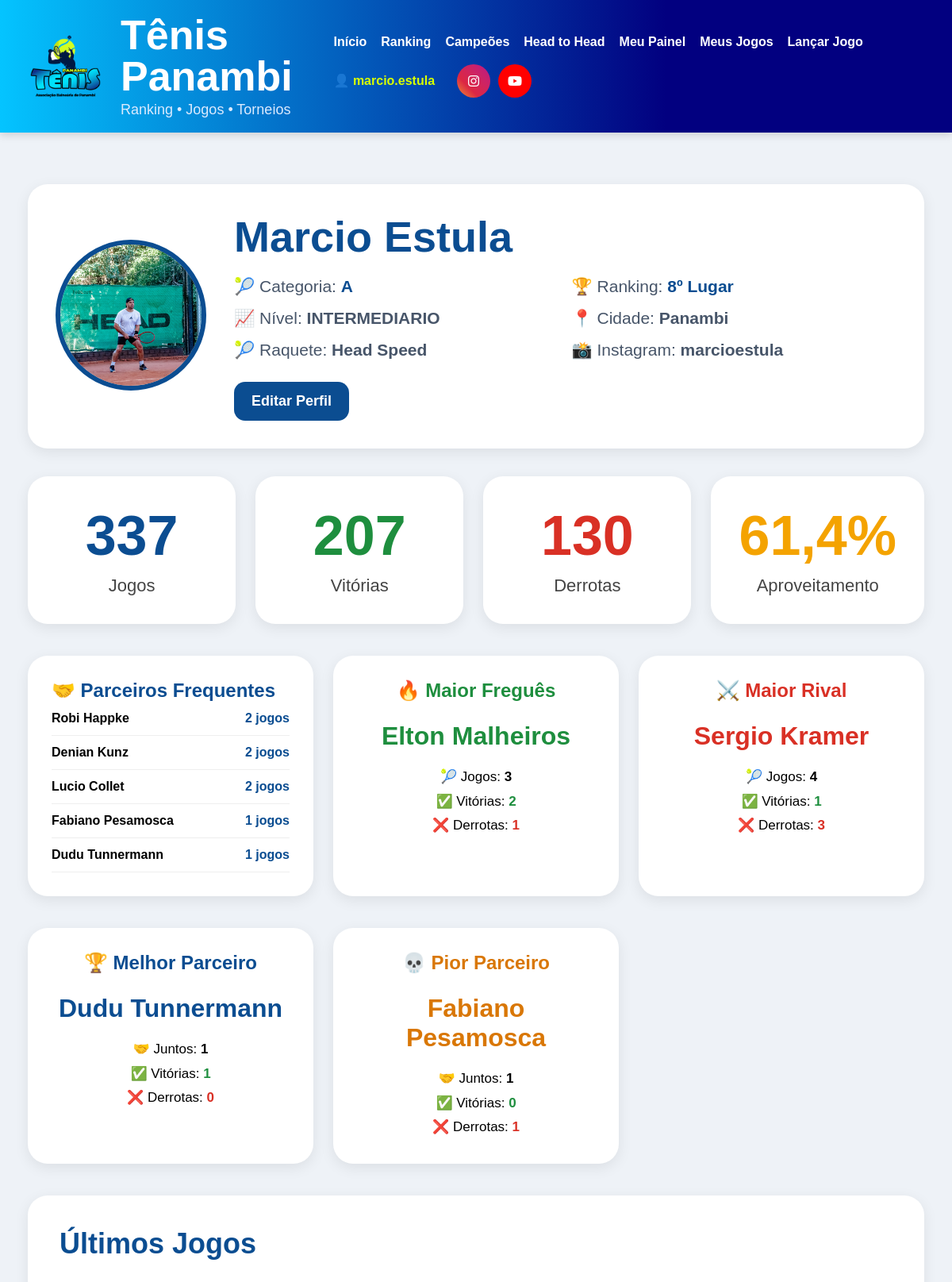
The app's page /meu-painel/ (signed in, upper part), older data.
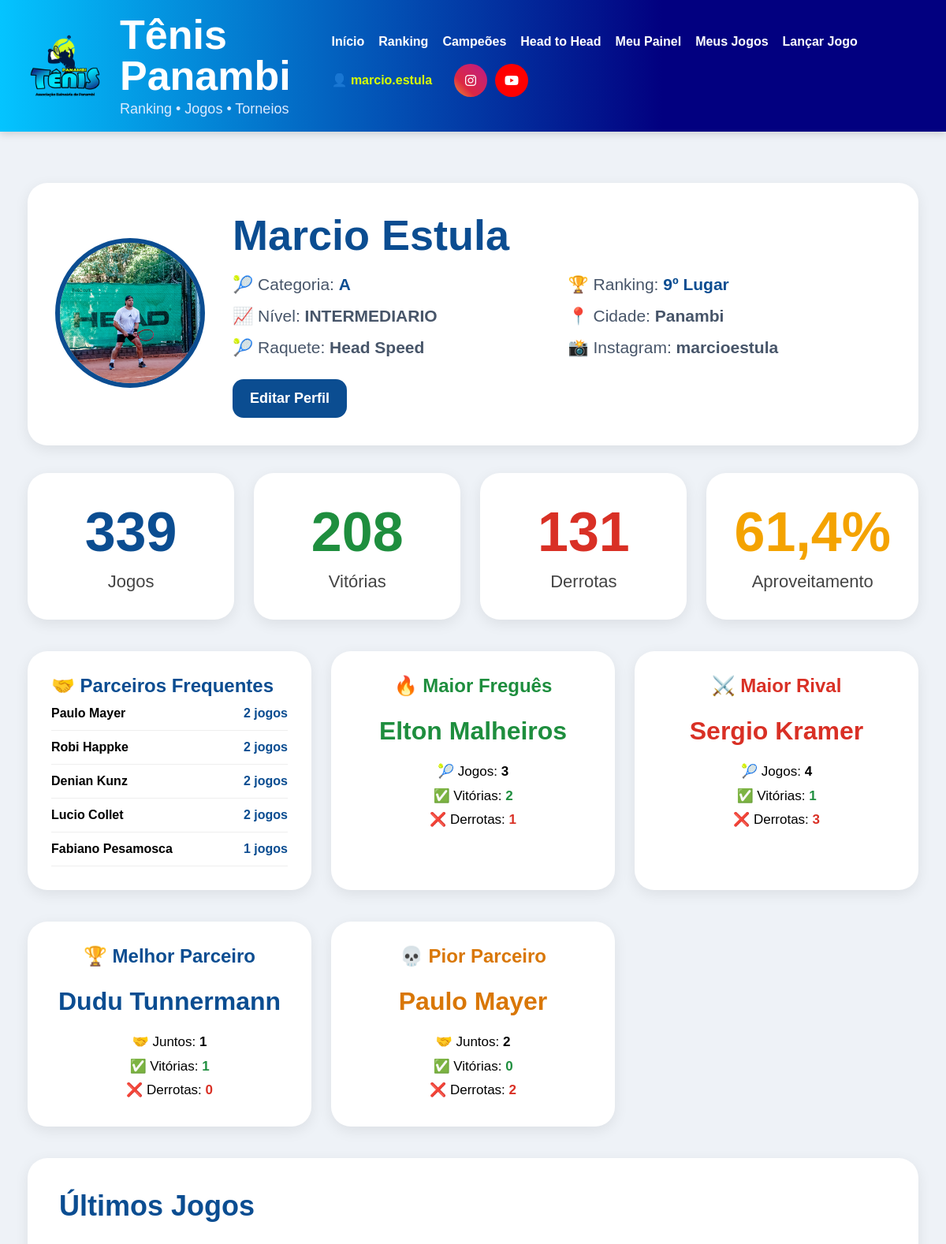
The same page, newer data.
### core/models.py (models this page shows, shortened)
class RankingJogador(models.Model):
    torneio = models.ForeignKey(
        Torneio,
        on_delete=models.CASCADE
    )
    categoria = models.ForeignKey(
        CategoriaTorneio,
        on_delete=models.CASCADE
    )
    jogador = models.ForeignKey(
        Jogador,
        on_delete=models.CASCADE
    )
    posicao = models.IntegerField(default=0)
    posicao_anterior = models.IntegerField(default=0)
    pontos = models.IntegerField(default=0)
    pontos = models.IntegerField(default=0)
    vitorias = models.IntegerField(default=0)
    derrotas = models.IntegerField(default=0)
    games_feitos = models.IntegerField(default=0)
    games_sofridos = models.IntegerField(default=0)
    aproveitamento = models.FloatField(default=0)
    posicao = models.IntegerField(default=0)
    status_ranking = models.CharField(
        max_length=30,
        blank=True,
        null=True
    )

class Jogador(models.Model):
    CATEGORIAS = [
        ('A', 'Categoria A'),
        ('B', 'Categoria B'),
        ('C', 'Categoria C'),
    ]
    NIVEIS = [
        ('INICIANTE', 'Iniciante'),
        ('INTERMEDIARIO', 'Intermediário'),
        ('AVANCADO', 'Avançado'),
    ]
    MAOS = [
        ('DIREITA', 'Direita'),
        ('ESQUERDA', 'Esquerda'),
    ]
    usuario = models.OneToOneField(
        User,
        on_delete=models.SET_NULL,
        null=True,
        blank=True
    )
    nome = models.CharField(max_length=150)
    email = models.EmailField(
        blank=True,
        null=True
    )
    telefone = models.CharField(
        max_length=30,
        blank=True,
        null=True
    )
    cidade = models.CharField(
        max_length=100,
        blank=True,
        null=True
    )
    categoria = models.CharField(
    max_length=1,
    choices=CATEGORIAS,
    blank=True,
    null=True
)
    nivel = models.CharField(
        max_length=20,
        choices=NIVEIS,
        default='INICIANTE'
    )
    mao_dominante = models.CharField(
        max_length=20,
        choices=MAOS,
        default='DIREITA'
    )
    raquete = models.CharField(
        max_length=100,
        blank=True,
        null=True
    )
    instagram = models.CharField(
        max_length=100,
        blank=True,
        null=True
    )
    foto = models.ImageField(
        upload_to='jogadores/',
        blank=True,
        null=True
    )
    jogos_historicos = models.IntegerField(default=0)
    vitorias_historicas = models.IntegerField(default=0)
    derrotas_historicas = models.IntegerField(default=0)
    titulos_cd = models.IntegerField(default=0)
    vice_cd = models.IntegerField(default=0)
    semifinal_cd = models.IntegerField(default=0)
    ativo = models.BooleanField(default=False)
    criado_em = models.DateTimeField(auto_now_add=True)
    class Meta:
        ordering = ['categoria', 'nome']

### core/views.py (the view)
@login_required
def meu_painel(request):
    jogador = Jogador.objects.filter(
        usuario=request.user
    ).first()
    if not jogador:
        return redirect('/meu-perfil/')
    participacoes_confirmadas = ParticipanteJogo.objects.filter(
        jogador=jogador,
        jogo__status='CONFIRMADO'
    ).select_related(
        'jogo'
    ).prefetch_related(
        'jogo__participantes',
        'jogo__participantes__jogador'
    )
    jogos_sistema = participacoes_confirmadas.count()
    vitorias_sistema = participacoes_confirmadas.filter(vencedor=True).count()
    derrotas_sistema = participacoes_confirmadas.filter(vencedor=False).count()
    total_jogos = jogador.jogos_historicos + jogos_sistema
    total_vitorias = jogador.vitorias_historicas + vitorias_sistema
    total_derrotas = jogador.derrotas_historicas + derrotas_sistema
    aproveitamento = 0
    if total_jogos > 0:
        aproveitamento = round(
            (total_vitorias / total_jogos) * 100,
            1
        )
    ranking = RankingJogador.objects.filter(
        jogador=jogador
    ).order_by(
        'posicao'
    ).first()
    jogos = ParticipanteJogo.objects.filter(
        jogador=jogador
    ).select_related(
        'jogo'
    ).prefetch_related(
        'jogo__participantes',
        'jogo__participantes__jogador'
    ).order_by(
        '-jogo__data_jogo',
        '-jogo__id'
    )[:10]
    parceiros = {}
    adversarios = {}
    def criar_registro():
        return {
            'jogos': 0,
            'vitorias': 0,
            'derrotas': 0,
        }
    for p in participacoes_confirmadas:
        participantes = p.jogo.participantes.all()
        for outro in participantes:
            if outro.jogador == jogador:
                continue
            nome = outro.jogador.nome
            if outro.lado == p.lado:
                if nome not in parceiros:
                    parceiros[nome] = criar_registro()
                parceiros[nome]['jogos'] += 1
                if p.vencedor:
                    parceiros[nome]['vitorias'] += 1
                else:
                    parceiros[nome]['derrotas'] += 1
            else:
                if nome not in adversarios:
                    adversarios[nome] = criar_registro()
                adversarios[nome]['jogos'] += 1
                if p.vencedor:
                    adversarios[nome]['vitorias'] += 1
                else:
                    adversarios[nome]['derrotas'] += 1
    parceiros_ordenados = sorted(
        parceiros.items(),
        key=lambda x: x[1]['jogos'],
        reverse=True
    )[:5]
    maior_fregues_detalhe = None
    maior_rival_detalhe = None
    melhor_parceiro_detalhe = None
    pior_parceiro_detalhe = None
    if adversarios:
        nome_fregues, dados_fregues = max(
            adversarios.items(),
            key=lambda x: x[1]['vitorias']
        )
        maior_fregues_detalhe = {
            'nome': nome_fregues,
            'jogos': dados_fregues['jogos'],
            'vitorias': dados_fregues['vitorias'],
            'derrotas': dados_fregues['derrotas'],
        }
        nome_rival, dados_rival = max(
            adversarios.items(),
            key=lambda x: x[1]['derrotas']
        )
        maior_rival_detalhe = {
            'nome': nome_rival,
            'jogos': dados_rival['jogos'],
            'vitorias': dados_rival['vitorias'],
            'derrotas': dados_rival['derrotas'],
        }
    if parceiros:
        nome_melhor, dados_melhor = max(
            parceiros.items(),
            key=lambda x: x[1]['vitorias']
        )
        melhor_parceiro_detalhe = {
            'nome': nome_melhor,
            'jogos': dados_melhor['jogos'],
            'vitorias': dados_melhor['vitorias'],
            'derrotas': dados_melhor['derrotas'],
        }
        nome_pior, dados_pior = max(
            parceiros.items(),
            key=lambda x: x[1]['derrotas']
        )
        pior_parceiro_detalhe = {
            'nome': nome_pior,
            'jogos': dados_pior['jogos'],
            'vitorias': dados_pior['vitorias'],
            'derrotas': dados_pior['derrotas'],
        }
    return render(
        request,
        'jogador/painel.html',
        {
            'jogador': jogador,
            'ranking': ranking,
            'jogos': jogos,
            'total_jogos': total_jogos,
            'total_vitorias': total_vitorias,
            'total_derrotas': total_derrotas,
            'aproveitamento': aproveitamento,
            'parceiros_ordenados': parceiros_ordenados,
            'maior_fregues_detalhe': maior_fregues_detalhe,
            'maior_rival_detalhe': maior_rival_detalhe,
            'melhor_parceiro_detalhe': melhor_parceiro_detalhe,
            'pior_parceiro_detalhe': pior_parceiro_detalhe,
            'maior_fregues': maior_fregues_detalhe['nome'] if maior_fregues_detalhe else None,
            'maior_rival': maior_rival_detalhe['nome'] if maior_rival_detalhe else None,
        }
    )

### core/models.py (called while the page is built)
    def descricao_confronto(self):
        lado_a = []
        lado_b = []
        for p in self.participantes.all():
            if p.lado == 'A':
                lado_a.append(p.jogador.nome)
            if p.lado == 'B':
                lado_b.append(p.jogador.nome)
        nome_a = ' / '.join(lado_a)
        nome_b = ' / '.join(lado_b)
        return f'{nome_a} x {nome_b}'

    def placar_resumido(self):
        placares = []
        for s in self.sets.all().order_by('numero_set'):
            placar = f'{s.games_lado_a}x{s.games_lado_b}'
            if s.teve_tiebreak:
                placar += f' ({s.tiebreak_lado_a}x{s.tiebreak_lado_b})'
            placares.append(placar)
        return ' / '.join(placares)

### core/templates/jogador/painel.html (shortened to what the changed rows need)
{% extends 'base/base.html' %}
{% block content %}
<div class="painel">
    <div class="perfil-card">
        <div style="flex:1;">
            <h1 class="nome-jogador">
                {{ jogador.nome }}
            </h1>
            <div class="info-grid">
                <div>
                    🏆 Ranking:
                    <strong style="color:#0b4d91;">
                        {% if ranking %}
                            {{ ranking.posicao }}º Lugar
                        {% else %}
                            Sem ranking
                        {% endif %}
                    </strong>
                </div>
            </div>
        </div>
    </div>
    <div class="stats-grid">
        <div class="stat-card">
            <div class="stat-num" style="color:#0b4d91;">{{ total_jogos }}</div>
            <div class="stat-label">Jogos</div>
        </div>
        <div class="stat-card">
            <div class="stat-num" style="color:#1e8e3e;">{{ total_vitorias }}</div>
            <div class="stat-label">Vitórias</div>
        </div>
        <div class="stat-card">
            <div class="stat-num" style="color:#d93025;">{{ total_derrotas }}</div>
            <div class="stat-label">Derrotas</div>
        </div>
    </div>
    <div class="info-grid-3">
    <div class="info-card">
        <h2 style="color:#0b4d91;">
            🤝 Parceiros Frequentes
        </h2>
        {% for parceiro, dados in parceiros_ordenados %}
            <div class="lista-linha">
                <strong>{{ parceiro }}</strong>
                <span style="color:#0b4d91;font-weight:bold;">
                    {{ dados.jogos }} jogos
                </span>
            </div>
        {% empty %}
            <p>Nenhum parceiro encontrado.</p>
        {% endfor %}
    </div>
    <div class="info-card" style="text-align:center;">
        <h2 style="color:#1e8e3e;">
            🔥 Maior Freguês
        </h2>
    </div>
    <div class="info-card" style="text-align:center;">
        <h2 style="color:#d93025;">
            ⚔️ Maior Rival
        </h2>
    </div>
</div>
<div class="info-grid-3">
    <div class="info-card" style="text-align:center;">
        <h2 style="color:#0b4d91;">
            🏆 Melhor Parceiro
        </h2>
        {% if melhor_parceiro_detalhe %}
            <div style="font-size:clamp(24px,5vw,32px);font-weight:bold;color:#0b4d91;margin-top:25px;">
                {{ melhor_parceiro_detalhe.nome }}
            </div>
            <div style="margin-top:18px;font-size:17px;line-height:1.8;">
                🤝 Juntos: <strong>{{ melhor_parceiro_detalhe.jogos }}</strong><br>
                ✅ Vitórias: <strong style="color:#1e8e3e;">{{ melhor_parceiro_detalhe.vitorias }}</strong><br>
                ❌ Derrotas: <strong style="color:#d93025;">{{ melhor_parceiro_detalhe.derrotas }}</strong>
            </div>
        {% else %}
            <p>Nenhum parceiro encontrado.</p>
        {% endif %}
    </div>
    <div class="info-card" style="text-align:center;">
        <h2 style="color:#d97706;">
            💀 Pior Parceiro
        </h2>
        {% if pior_parceiro_detalhe %}
            <div style="font-size:clamp(24px,5vw,32px);font-weight:bold;color:#d97706;margin-top:25px;">
                {{ pior_parceiro_detalhe.nome }}
            </div>
            <div style="margin-top:18px;font-size:17px;line-height:1.8;">
                🤝 Juntos: <strong>{{ pior_parceiro_detalhe.jogos }}</strong><br>
                ✅ Vitórias: <strong style="color:#1e8e3e;">{{ pior_parceiro_detalhe.vitorias }}</strong><br>
                ❌ Derrotas: <strong style="color:#d93025;">{{ pior_parceiro_detalhe.derrotas }}</strong>
            </div>
        {% else %}
            <p>Nenhum parceiro encontrado.</p>
        {% endif %}
    </div>
</div>
    <div class="jogos-card">
        <h2>
            Últimos Jogos
        </h2>
    </div>
</div>
{% endblock %}

Row changes from the older to the newer data that the page shows:
changed RankingJogador: posicao "8" → "9"
now on this page (row unchanged): Jogador: parceiros_ordenados "Paulo Mayer", nome "Paulo Mayer"
Text that changed along with them:
{{ total_jogos }}: "337" → "339"
{{ total_vitorias }}: "207" → "208"
{{ total_derrotas }}: "130" → "131"
{{ pior_parceiro_detalhe.jogos }}: "1" → "2"
{{ pior_parceiro_detalhe.derrotas }}: "1" → "2"
{{ pior_parceiro_detalhe.nome }}: "Fabiano Pesamosca" → "Paulo Mayer"
new list line: "2 jogos"
list line gone: "Dudu Tunnermann"
list line gone: "1 jogos"
